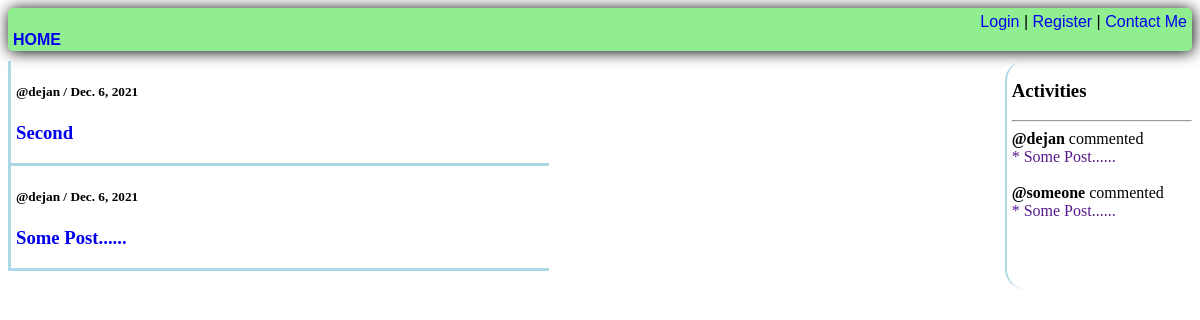
The app's page /, older data.
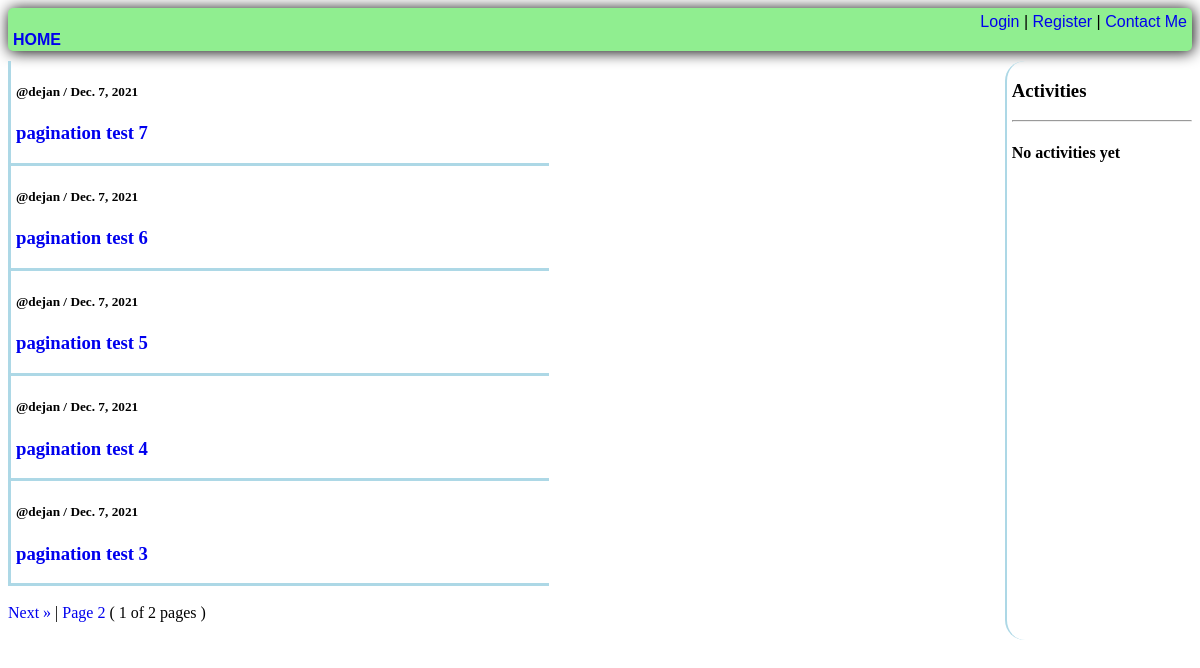
The same page, newer data.
### baseApp/models.py (models this page shows, shortened)
class Post(models.Model):
    user = models.ForeignKey(User, on_delete=models.SET_NULL, null=True)
    post = models.TextField()
    image = ResizedImageField(size=[1280, 720], quality=100, null=True, blank=True, upload_to='images/')
    updated = models.DateTimeField(auto_now=True)
    created = models.DateTimeField(auto_now_add=True)
    likes = models.ManyToManyField(User, blank=True, related_name='likes')
    dislikes = models.ManyToManyField(User, blank=True, related_name='dislikes')
    def __str__(self):
        return f'{self.post}'
    class Meta:
        ordering = ['-created']

class Comment(models.Model):
    user = models.ForeignKey(User, on_delete=models.CASCADE)
    post = models.ForeignKey(Post, on_delete=models.CASCADE)
    comment = models.TextField()
    participants = models.ManyToManyField(User, related_name='participants', blank=True)
    updated = models.DateTimeField(auto_now=True)
    created = models.DateTimeField(auto_now_add=True)
    class Meta:
        ordering = ['-created']

### baseApp/views.py (the view, shortened to what this page needs)
# urls.py: path('', views.home, name='home'),
def home(request):
    if request.method == 'GET':
        participants = Comment.objects.all()
        p = Paginator(Post.objects.all(), 5)
        page = request.GET.get('page')
        try:
            posts = p.get_page(page)
        except EmptyPage:
            posts = p.get_page(p.num_pages)
    context = {'posts': posts, 'participants': participants, 'posts': posts}
    return render(request, 'baseApp/home.html', context)

### baseApp/templates/baseApp/home.html (shortened to what this page needs)
{% extends 'baseApp/base.html' %}
{% block content %}
<div class="columns-wrapper">
    <div class="left-column">
        {% include 'baseApp/columns/left.html' %}
    </div>
    <div class="center-column">
    </div>
    <div class="right-column">
        {% include 'baseApp/columns/right.html' %}
    </div>
</div>
{% endblock %}

### baseApp/templates/baseApp/columns/left.html (shortened to what this page needs)
{% for post in posts %}
    <div class="post">
        <h5>@{{post.user}} / {{post.created.date}}</h5>
        <a href="{% url 'comment' post.pk %}">
            <h3> {{post|slice:"500"|safe}} </h3>
        </a>
    </div>
{% endfor %} <br>
{% if posts.has_next %}
    <a href="?page={{posts.next_page_number}}"> Next &raquo </a> |
    <a href="?page={{posts.paginator.num_pages}}"> Page {{posts.paginator.num_pages}} </a>
    ( {{posts.number}} of {{posts.paginator.num_pages}} pages )<br><br>
{% endif %}

### baseApp/templates/baseApp/columns/right.html
<h3> Activities </h3> <hr>
{% if participants %}
    {% for participant in participants %}
        <b>@{{participant.user}}</b> commented <br>
        <a href="">* {{participant.post}} <br><br></a>
    {% endfor %}
{% else %}
    <h4> No activities yet </h4>
{% endif %}

Row changes from the older to the newer data that the page shows:
removed Post: user "dejan", created "Dec. 6, 2021", post "Second"
removed Post: user "dejan", created "Dec. 6, 2021", post "Some Post......"
removed Comment: user "dejan", post "Some Post......"
removed Comment: user "someone", post "Some Post......"
added Post: user "dejan", created "Dec. 7, 2021", post "pagination test 7"
added Post: user "dejan", created "Dec. 7, 2021", post "pagination test 6"
added Post: user "dejan", created "Dec. 7, 2021", post "pagination test 5"
added Post: user "dejan", created "Dec. 7, 2021", post "pagination test 4"
added Post: user "dejan", created "Dec. 7, 2021", post "pagination test 3"
Text that changed along with them:
{{ posts.paginator.num_pages }}: (not shown) → "2"
{{ posts.number }}: (not shown) → "1"
text now shown: "Next » | Page ( of pages ) No activities yet"
